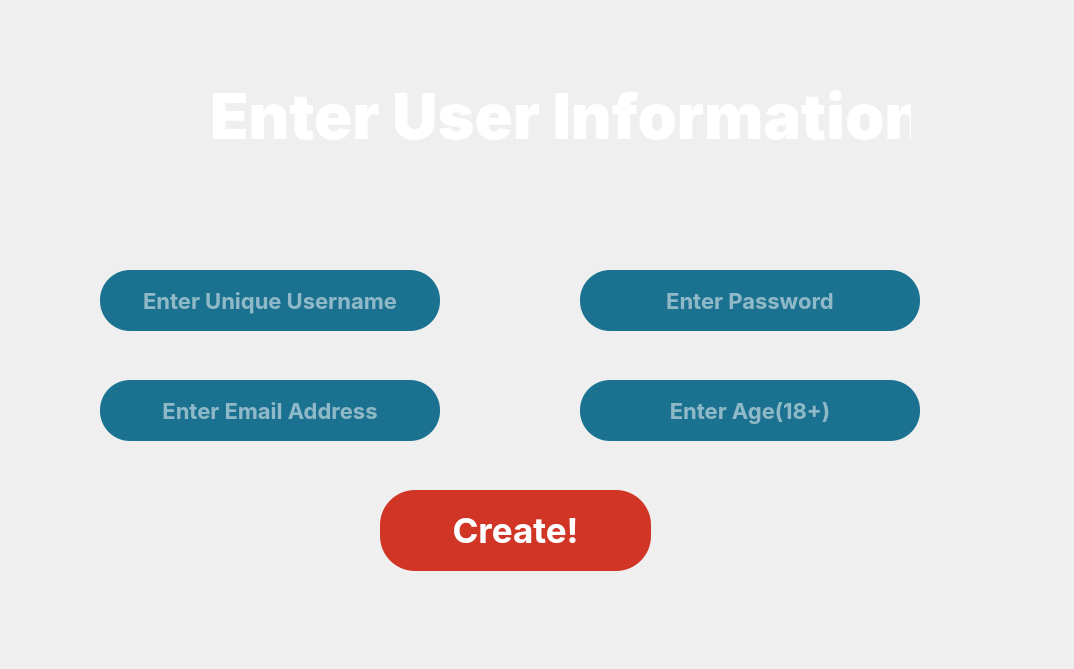
<?xml version="1.0" encoding="UTF-8"?>
<ui version="4.0">
 <class>newUser</class>
 <widget class="QDialog" name="newUser">
  <property name="geometry">
   <rect>
    <x>0</x>
    <y>0</y>
    <width>1074</width>
    <height>669</height>
   </rect>
  </property>
  <property name="windowTitle">
   <string>Dialog</string>
  </property>
  <widget class="QLabel" name="label">
   <property name="enabled">
    <bool>true</bool>
   </property>
   <property name="geometry">
    <rect>
     <x>0</x>
     <y>0</y>
     <width>1081</width>
     <height>671</height>
    </rect>
   </property>
   <property name="styleSheet">
    <string notr="true">background-image: url(&quot;:/images/background.png&quot;);</string>
   </property>
   <property name="text">
    <string/>
   </property>
  </widget>
  <widget class="QLabel" name="label_2">
   <property name="geometry">
    <rect>
     <x>210</x>
     <y>50</y>
     <width>701</width>
     <height>131</height>
    </rect>
   </property>
   <property name="styleSheet">
    <string notr="true">color: #FFF;

font-family: Inter;
font-size: 63px;
font-style: normal;
font-weight: 700;
line-height: normal;</string>
   </property>
   <property name="text">
    <string>Enter User Information</string>
   </property>
  </widget>
  <widget class="QLineEdit" name="lineEdit_userName">
   <property name="geometry">
    <rect>
     <x>100</x>
     <y>270</y>
     <width>340</width>
     <height>61</height>
    </rect>
   </property>
   <property name="styleSheet">
    <string notr="true">border-radius: 30px;
background: #1A7290;
color: #FFF;

text-align: center;
font-family: Inter;
font-size: 22px;
font-style: normal;
font-weight: 600;
line-height: normal;</string>
   </property>
   <property name="text">
    <string/>
   </property>
   <property name="alignment">
    <set>Qt::AlignCenter</set>
   </property>
   <property name="placeholderText">
    <string>Enter Unique Username</string>
   </property>
  </widget>
  <widget class="QLineEdit" name="lineEdit_email">
   <property name="geometry">
    <rect>
     <x>100</x>
     <y>380</y>
     <width>340</width>
     <height>61</height>
    </rect>
   </property>
   <property name="styleSheet">
    <string notr="true">border-radius: 30px;
background: #1A7290;
color: #FFF;

text-align: center;
font-family: Inter;
font-size: 22px;
font-style: normal;
font-weight: 600;
line-height: normal;</string>
   </property>
   <property name="text">
    <string/>
   </property>
   <property name="alignment">
    <set>Qt::AlignCenter</set>
   </property>
   <property name="placeholderText">
    <string>Enter Email Address</string>
   </property>
  </widget>
  <widget class="QLineEdit" name="lineEdit_pass">
   <property name="geometry">
    <rect>
     <x>580</x>
     <y>270</y>
     <width>340</width>
     <height>61</height>
    </rect>
   </property>
   <property name="styleSheet">
    <string notr="true">border-radius: 30px;
background: #1A7290;
color: #FFF;

text-align: center;
font-family: Inter;
font-size: 22px;
font-style: normal;
font-weight: 600;
line-height: normal;</string>
   </property>
   <property name="text">
    <string/>
   </property>
   <property name="alignment">
    <set>Qt::AlignCenter</set>
   </property>
   <property name="placeholderText">
    <string>Enter Password</string>
   </property>
  </widget>
  <widget class="QLineEdit" name="lineEdit_age">
   <property name="geometry">
    <rect>
     <x>580</x>
     <y>380</y>
     <width>340</width>
     <height>61</height>
    </rect>
   </property>
   <property name="styleSheet">
    <string notr="true">border-radius: 30px;
background: #1A7290;
color: #FFF;

text-align: center;
font-family: Inter;
font-size: 22px;
font-style: normal;
font-weight: 600;
line-height: normal;</string>
   </property>
   <property name="text">
    <string/>
   </property>
   <property name="alignment">
    <set>Qt::AlignCenter</set>
   </property>
   <property name="placeholderText">
    <string>Enter Age(18+)</string>
   </property>
  </widget>
  <widget class="QPushButton" name="pushButton_Login">
   <property name="geometry">
    <rect>
     <x>380</x>
     <y>490</y>
     <width>271</width>
     <height>81</height>
    </rect>
   </property>
   <property name="styleSheet">
    <string notr="true">border-radius: 35px;
background: #D13526;
color: #FFF;

text-align: center;
font-family: Inter;
font-size: 35px;
font-style: normal;
font-weight: 600;
line-height: normal;
</string>
   </property>
   <property name="text">
    <string>Create!</string>
   </property>
  </widget>
 </widget>
 <resources/>
 <connections/>
</ui>
